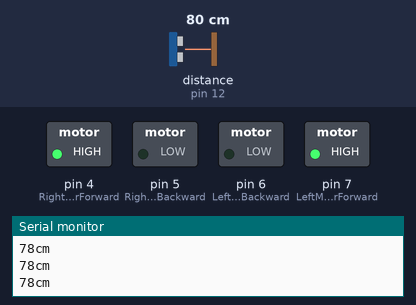
A sketch run on a simulated Arduino Uno, built with avr-gcc and run on an emulated ATmega328P. Parts: switched loads named in the sketch (green lamp = pin HIGH), the last lines printed to the serial monitor. Wiring (inferred from the names in the program): ultrasonic range finder: trigger pin 13; echo pin 12. Dashed ring = blinking. The inputs (shaded band) are chosen by the test bench; at power-on: distance to the obstacle (sensor on pin 12) 80 cm. The echo pulse lasts 58.3 µs per cm; pins used as bus, display or sensor lines are not drawn.

Above: at 1.6 s.
1.7 s: distance to the obstacle (sensor on pin 12) set to 28 cm
3.2 s: distance to the obstacle (sensor on pin 12) set to 24 cm
At 4.2 s:
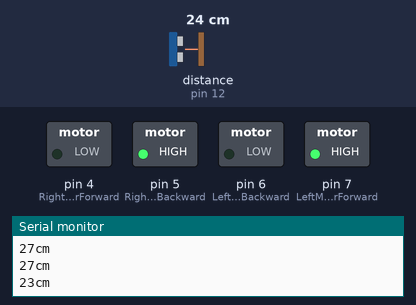
6.2 s: distance to the obstacle (sensor on pin 12) set to 35 cm
At 8.1 s:
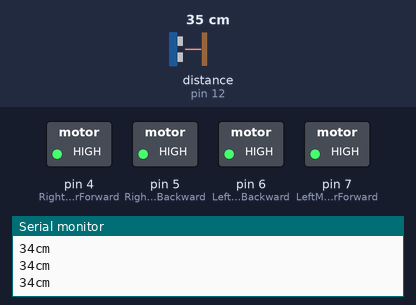
8.5 s: distance to the obstacle (sensor on pin 12) set to 2 cm
At 10.5 s:
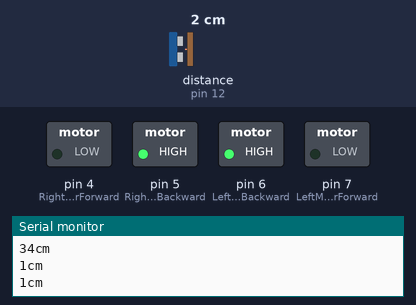
11.5 s: distance to the obstacle (sensor on pin 12) set to 60 cm
At 12.3 s:
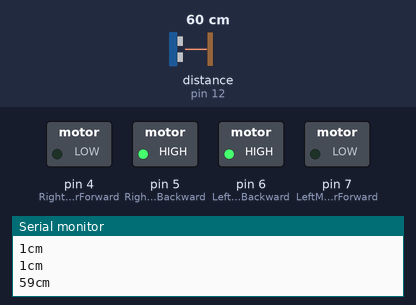
Timing chart, 0 to 14.5 s (numbered marks = the images above; inputs shaded):
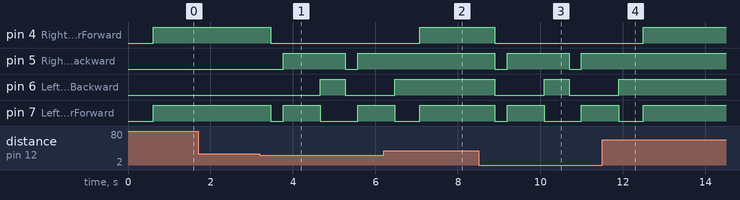

The sketch:

obstacle_avoiding.ino
```cpp
        //Servo motor library. This is standard library
      //Ultrasonic sensor function library. You must install this library

//our L298N control pins
const int LeftMotorForward = 7;
const int LeftMotorBackward = 6;
const int RightMotorForward = 4;
const int RightMotorBackward = 5;

//sensor pins
#define trig 13 //analog input 1
#define echo 12 //analog input 2

#define maximum_distance 200
//boolean goesForward = true;
int distance = 100;


void setup(){

  pinMode(RightMotorForward, OUTPUT);
  pinMode(LeftMotorForward, OUTPUT);
  pinMode(LeftMotorBackward, OUTPUT);
  pinMode(RightMotorBackward, OUTPUT);

Serial.begin(9600);
pinMode(trig,OUTPUT);   // chân trig sẽ phát tín hiệu
    pinMode(echo,INPUT);    // chân echo sẽ nhận tín hiệu

  distance = readPing();
  delay(100);
  distance = readPing();
  delay(100);

}

void loop(){

  distance = readPing();
delay(100);
  if (distance < 25){
    moveStop();
    delay(300);
    turnRight();
      delay(400);

    moveBackward();
    delay(400);


    }

   else{
    moveForward();

  }

}


int readPing(){
  unsigned long duration; // biến đo thời gian
    int distance;           // biến lưu khoảng cách

    /* Phát xung từ chân trig */
    digitalWrite(trig,0);   // tắt chân trig
    delayMicroseconds(2);
    digitalWrite(trig,1);   // phát xung từ chân trig
    delayMicroseconds(5);   // xung có độ dài 5 microSeconds
    digitalWrite(trig,0);   // tắt chân trig

    /* Tính toán thời gian */
    // Đo độ rộng xung HIGH ở chân echo.
    duration = pulseIn(echo,HIGH);
    // Tính khoảng cách đến vật.
    distance = int(duration/2/29.412);

    /* In kết quả ra Serial Monitor */
    Serial.print(distance);
    Serial.println("cm");
    delay(100);
    return distance;
}

void moveStop(){

  digitalWrite(RightMotorForward, LOW);
  digitalWrite(LeftMotorForward, LOW);
  digitalWrite(RightMotorBackward, LOW);
  digitalWrite(LeftMotorBackward, LOW);
}

void moveForward(){

  //if(!goesForward){

  //  goesForward=true;

    digitalWrite(LeftMotorForward, HIGH);
    digitalWrite(RightMotorForward, HIGH);

    //digitalWrite(LeftMotorBackward, LOW);
  //  digitalWrite(RightMotorBackward, LOW);
 // }
}

void moveBackward(){

 // goesForward=false;

  digitalWrite(LeftMotorBackward, HIGH);
  digitalWrite(RightMotorBackward, HIGH);

  digitalWrite(LeftMotorForward, LOW);
  digitalWrite(RightMotorForward, LOW);

}

void turnRight(){

  digitalWrite(LeftMotorForward, HIGH);
  digitalWrite(RightMotorBackward, HIGH);

  digitalWrite(LeftMotorBackward, LOW);
  digitalWrite(RightMotorForward, LOW);

  delay(500);

 // digitalWrite(LeftMotorForward, HIGH);
  //digitalWrite(RightMotorForward, HIGH);

 // digitalWrite(LeftMotorBackward, LOW);
 // digitalWrite(RightMotorBackward, LOW);


}

void turnLeft(){

  digitalWrite(LeftMotorBackward, HIGH);
  digitalWrite(RightMotorForward, HIGH);

  digitalWrite(LeftMotorForward, LOW);
  digitalWrite(RightMotorBackward, LOW);

  delay(500);

 // digitalWrite(LeftMotorForward, HIGH);
 // digitalWrite(RightMotorForward, HIGH);

 // digitalWrite(LeftMotorBackward, LOW);
//  digitalWrite(RightMotorBackward, LOW);
}
```

Measured:
- the behaviour switches between 26 and 25 cm on distance to the obstacle (sensor on pin 12) (found by bisection; images 0 and 1)
- after the input at 3.2 s, pin 4 (RightMotorForward): HIGH → LOW after 0.27 s; pin 5 (RightMotorBackward): LOW → HIGH after 0.57 s, → LOW 1.5 s later, → HIGH 0.30 s later; pin 6 (LeftMotorBackward): LOW → HIGH after 1.5 s, → LOW 0.60 s later; pin 7 (LeftMotorForward): HIGH → LOW after 0.27 s, → HIGH 0.30 s later, → LOW 0.90 s later, → HIGH 0.90 s later
- after the input at 6.2 s, pin 4 (RightMotorForward): LOW → HIGH after 0.87 s; pin 5 (RightMotorBackward): stays HIGH (without the input it goes to LOW after 0.87 s); pin 6 (LeftMotorBackward): goes on until 6.5 s, then stays HIGH
- after the input at 8.5 s, pin 4 (RightMotorForward): HIGH → LOW after 0.39 s; pin 5 (RightMotorBackward): alternates HIGH for 1.5 s and LOW for 0.30 s, starting after 0.39 s
- after the input at 11.5 s, pin 4 (RightMotorForward): LOW → HIGH after 1.0 s; pin 5 (RightMotorBackward): stops changing and stays HIGH; pin 6 (LeftMotorBackward): goes on until 11.9 s, then stays HIGH
